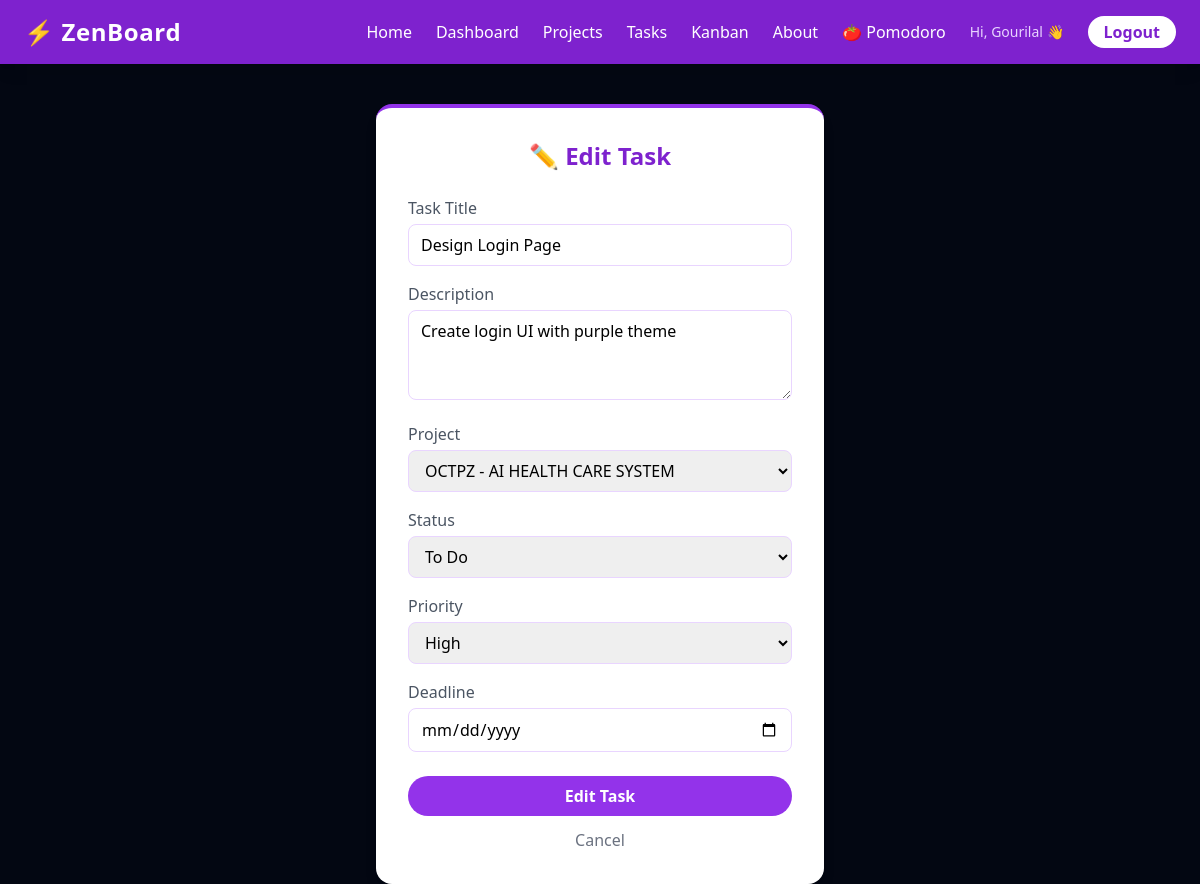
Before: /tasks/edit/1/ (signed in) with the older database file.
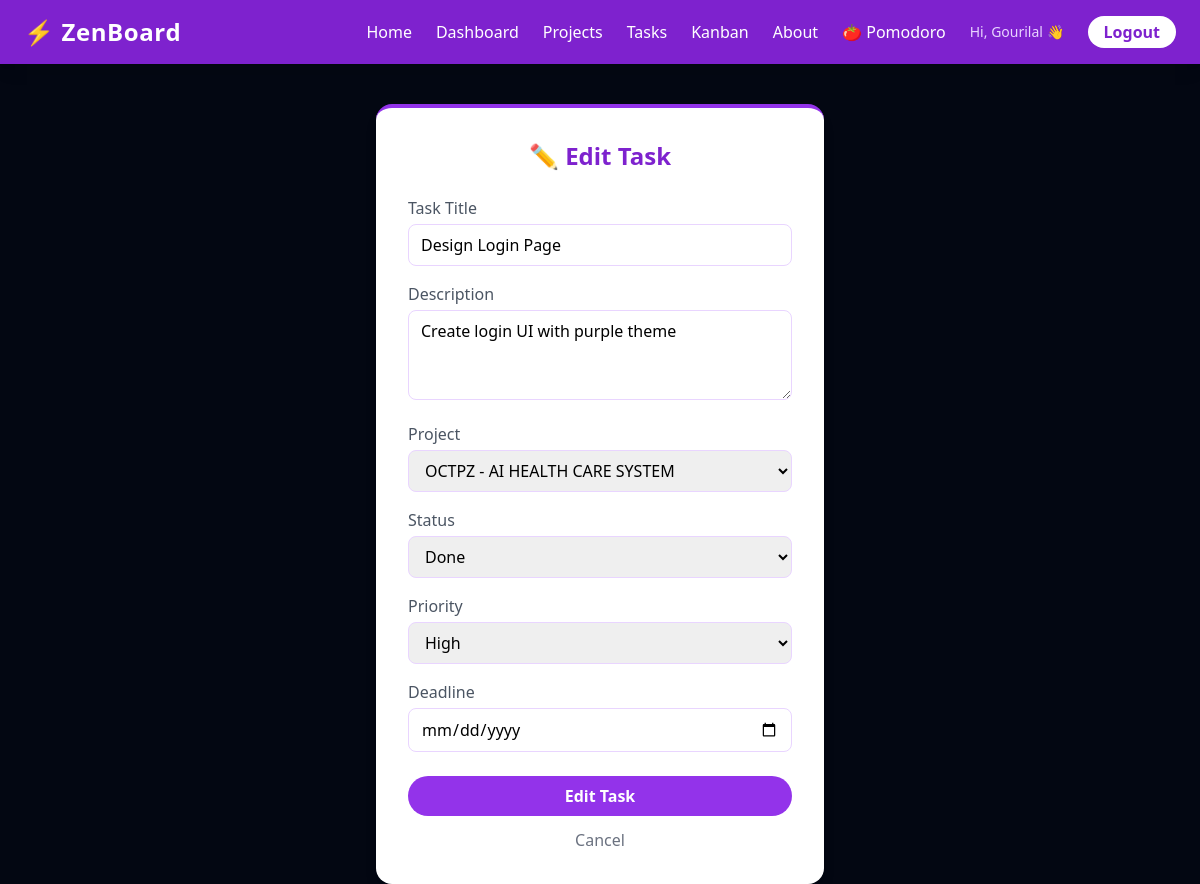
After: the same page with the newer database file.
### tasks/models.py (models this page shows, shortened)
class Task(models.Model):
    STATUS_CHOICES = [
        ('todo', 'To Do'),
        ('inprogress', 'In Progress'),
        ('done', 'Done'),
    ]
    PRIORITY_CHOICES = [
        ('low', 'Low'),
        ('medium', 'Medium'),
        ('high', 'High'),
    ]
    title = models.CharField(max_length=200)
    description = models.TextField(blank=True)
    status = models.CharField(max_length=20, choices=STATUS_CHOICES, default='todo')
    priority = models.CharField(max_length=20, choices=PRIORITY_CHOICES, default='medium')
    project = models.ForeignKey(Project, on_delete=models.CASCADE)
    assigned_to = models.ForeignKey(User, on_delete=models.SET_NULL, null=True, blank=True)
    deadline = models.DateField(null=True, blank=True)
    created_at = models.DateTimeField(auto_now_add=True)

class Project(models.Model):
    name = models.CharField(max_length=200)
    description = models.TextField(blank=True)
    owner = models.ForeignKey(User, on_delete=models.CASCADE)
    created_at = models.DateTimeField(auto_now_add=True)

### tasks/views.py (the view, shortened to what this page needs)
# urls.py: path('tasks/edit/<int:pk>/', views.task_edit, name='task_edit'),
@login_required
def task_edit(request, pk):
    task = get_object_or_404(Task, id=pk, project__owner=request.user)
    projects = Project.objects.filter(owner=request.user)
    return render(request, 'tasks/task_form.html', {'action': 'Edit', 'task': task, 'projects': projects})

### templates/tasks/task_form.html (shortened to what this page needs)
{% extends 'tasks/base.html' %}
{% block content %}
<div class="flex justify-center items-center min-h-[80vh]">
    <div class="bg-white rounded-2xl shadow-lg p-8 w-full max-w-md border-t-4 border-purple-600">
        <h2 class="text-2xl font-bold text-purple-700 mb-6 text-center">
            {% if action == 'Edit' %}✏️ Edit Task{% else %}✅ New Task{% endif %}
        </h2>
        <form method="POST">
            <div class="mb-4">
                <label class="block text-gray-600 font-medium mb-1">Task Title</label>
                <input type="text" name="title" value="{{ task.title }}"
                    class="w-full border border-purple-200 rounded-lg px-3 py-2 focus:outline-none focus:border-purple-500"
                    required>
            </div>
            <div class="mb-4">
                <label class="block text-gray-600 font-medium mb-1">Description</label>
                <textarea name="description" rows="3"
                    class="w-full border border-purple-200 rounded-lg px-3 py-2 focus:outline-none focus:border-purple-500">{{ task.description }}</textarea>
            </div>
            <div class="mb-4">
                <label class="block text-gray-600 font-medium mb-1">Project</label>
                <select name="project" class="w-full border border-purple-200 rounded-lg px-3 py-2 focus:outline-none focus:border-purple-500">
                    {% for project in projects %}
                        <option value="{{ project.id }}" {% if task.project.id == project.id %}selected{% endif %}>
                            {{ project.name }}
                        </option>
                    {% endfor %}
                </select>
            </div>
            <div class="mb-4">
                <label class="block text-gray-600 font-medium mb-1">Status</label>
                <select name="status" class="w-full border border-purple-200 rounded-lg px-3 py-2 focus:outline-none focus:border-purple-500">
                    <option value="todo" {% if task.status == 'todo' %}selected{% endif %}>To Do</option>
                    <option value="done" {% if task.status == 'done' %}selected{% endif %}>Done</option>
                </select>
            </div>
            <div class="mb-4">
                <label class="block text-gray-600 font-medium mb-1">Priority</label>
                <select name="priority" class="w-full border border-purple-200 rounded-lg px-3 py-2 focus:outline-none focus:border-purple-500">
                    <option value="high" {% if task.priority == 'high' %}selected{% endif %}>High</option>
                </select>
            </div>
            <div class="mb-4">
                <label class="block text-gray-600 font-medium mb-1">Deadline</label>
                <input type="date" name="deadline" value="{{ task.deadline }}"
                    class="w-full border border-purple-200 rounded-lg px-3 py-2 focus:outline-none focus:border-purple-500">
            </div>
            <button type="submit" class="w-full bg-purple-600 text-white py-2 rounded-full font-semibold hover:bg-purple-700 transition mt-2">
                {{ action }} Task
            </button>
            <a href="{% url 'task_list' %}" class="block text-center text-gray-500 mt-3 hover:text-purple-600">Cancel</a>
        </form>
    </div>
</div>
{% endblock %}

Changed rows visible on the page:
changed Task "Design Login Page": status "To Do" → "Done"
